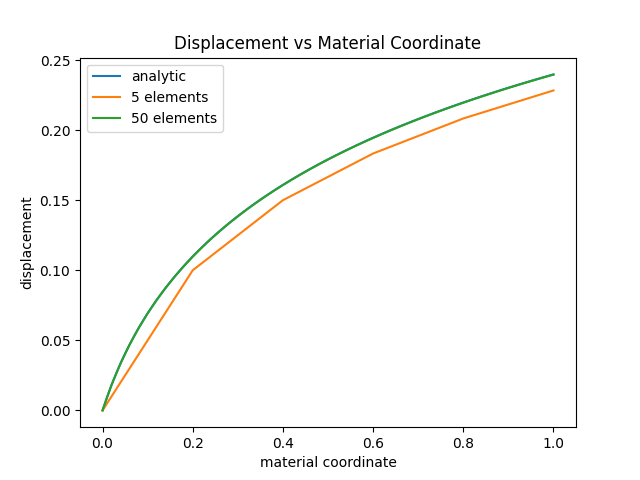

Write the Python code that produced this figure.
# 1D Linear Bar
#
# Consider a bar of uncompressed length L. Fix the left end at the origin, and
# point the bar along the +x axis. Apply a force F at the right end, which will
# stretch or compress the bar so that the right end is no longer at x=L.
#
# The bar has a Young's modulus and cross sectional area EA that may vary along
# the length of the bar. In order to understand how this variation works, and
# how the bar stretches or compresses along its length, we need material
# coordinates: this coordinate X ranges from 0 to L, and corresponds to the part
# of the bar that "started out" at that position before the force was applied.
# For example, X = 0 is the left end of the bar, X = L is the right end of the
# bar, and in general there's some displacement u(X) that tells us how far the
# piece of the bar at X is from where it started. This means that x = X + u(X).
#
# Ignoring any "internal loads" on the bar (like the weight of the bar itself),
# we have this equation for the balance of forces:
#
# d/dX [EA(X) * du/dX] = 0   <==> [EA(X) u']' = 0
#
# This is the ODE we will solve with the finite element method.

import numpy as np

F = 1.0
k = 1.0
a = 10.0
L = 1.0

def analytic_solution(X: np.ndarray):
    """Analytic solution for EA(X) = k(1 + X/L)

    equation becomes u' + (1 + X)u'' = 0, which is separable:
    u''/u' = -1 / (1 + X/L)
    => u' = C1 / (1 + X/L)
    => u = C1 ln(1 + X/L) + C2

    Boundary conditions:
    u(0) = 0  =>  C2 = 0
    EA(L)u'(L) = F  =>  C1 = F/k

    Therefore:
    u(X) = F/k ln(1 + X/L)
    """
    u = (F * L / (a * k)) * np.log(1 + a * X / L)
    return u

def EA(X):
    return 1 + a * X / L

def element_stiffness(EA, h):
    """Stiffness matrix for a rod element of stiffness EA and length h"""
    return (EA / h) * np.array([
        [1, -1],
        [-1, 1],
    ])

def finite_element_method(X):
    assert len(X) >= 2
    element_count = len(X) - 1
    node_count = len(X)

    K = np.zeros((node_count, node_count))
    f = np.zeros(node_count)

    # Assemble the stiffness matrix
    for e in range(element_count):
        n1, n2 = e, e + 1
        midpoint = (X[n1] + X[n2]) / 2
        h = X[n2] - X[n1]
        ke = element_stiffness(EA(midpoint), h)

        dofs = [n1, n2]
        for i_local, i_global in enumerate(dofs):
            # f[i_global] += fe[i_local]
            for j_local, j_global in enumerate(dofs):
                K[i_global, j_global] += ke[i_local, j_local]

    # Apply force at free end
    f[-1] += F

    # Apply Dirichlet BC: u(0) = 0 via row/col elimination
    free_dofs = list(range(1, node_count))  # everything except node 0
    K_ff = K[np.ix_(free_dofs, free_dofs)]
    f_f = f[free_dofs]

    u = np.zeros(node_count)
    u[free_dofs] = np.linalg.solve(K_ff, f_f)
    # u[0] stays 0 by construction

    return u

import matplotlib.pyplot as plt

# # Convergence plot
# N = np.arange(5, 50, 5)
# Err = []
# for n in N:
#     X = np.linspace(0, L, num=n)
#     u1 = finite_element_method(X)
#     u2 = analytic_solution(X)
#     h = L / (n - 1)
#     err = np.sqrt(h) * np.linalg.norm(u2 - u1)
#     Err.append(err)
# Err = np.array(Err)

# log_h = np.log(1 / N)
# log_err = np.log(Err)

# slope, intercept = np.polyfit(log_h, log_err, 1)
# print(f"Observed convergence order: {slope:.2f}")

# plt.xlabel("number of segments")
# plt.ylabel(r"$L^2$ error")
# plt.loglog(N, Err, '.')
# fit_err = np.exp(intercept) * N.astype(float) ** (-slope)
# plt.loglog(N, fit_err, '-')
# plt.show()

# Compare a single FEM solution vs analytic
X = np.linspace(0, L, num=100)
u = analytic_solution(X)
plt.plot(X, u, label="analytic")

X = np.linspace(0, L, num=6) # increase `num` to decrease error
u = finite_element_method(X)
plt.plot(X, u, label="5 elements")

X = np.linspace(0, L, num=51)
u = finite_element_method(X)
plt.plot(X, u, label="50 elements")

plt.title("Displacement vs Material Coordinate")
plt.xlabel("material coordinate")
plt.ylabel("displacement")
plt.legend()
plt.show()
